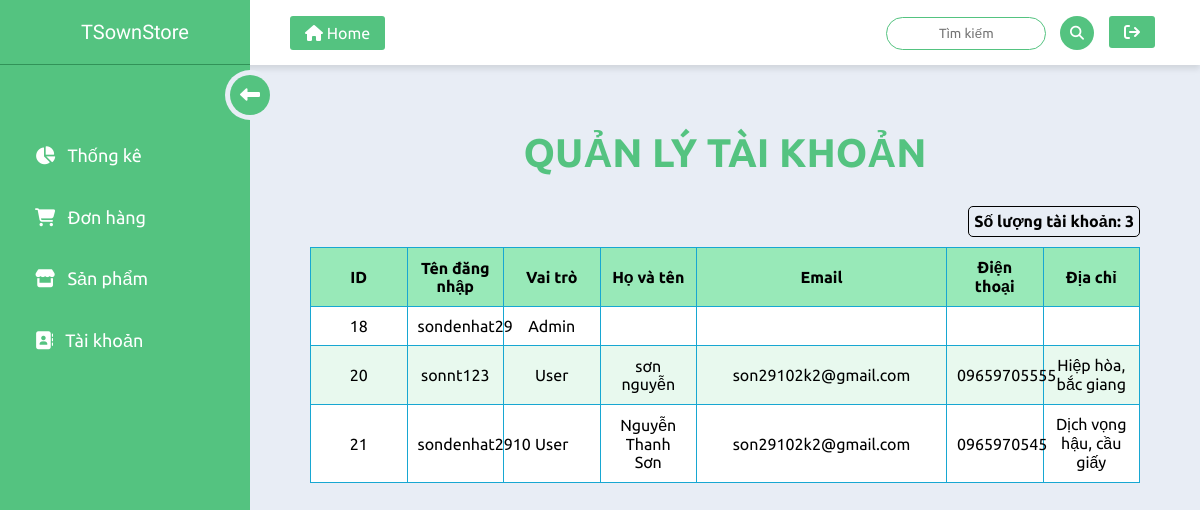
Screenshot of /admin/account.php with the database file from the repository.
### tables this page shows
CREATE TABLE IF NOT EXISTS `m_users` (
  `user_id` int(11) NOT NULL AUTO_INCREMENT,
  `username` varchar(50) NOT NULL,
  `password` varchar(255) NOT NULL,
  `role` int(11) DEFAULT '0' COMMENT '''0'': user - ''1'': admin',
  `stop_flg` int(11) DEFAULT '0' COMMENT '0: Normal, 1: Disabled',
  `insert_dt` timestamp NOT NULL DEFAULT CURRENT_TIMESTAMP,
  `update_dt` timestamp NOT NULL DEFAULT CURRENT_TIMESTAMP ON UPDATE CURRENT_TIMESTAMP,
  PRIMARY KEY (`user_id`),
  UNIQUE KEY `username` (`username`)
);

CREATE TABLE IF NOT EXISTS `d_users` (
  `id` int(11) NOT NULL AUTO_INCREMENT,
  `user_id` int(11) NOT NULL,
  `name` varchar(100) NOT NULL,
  `email` varchar(100) NOT NULL,
  `phone` varchar(20) NOT NULL,
  `address` text NOT NULL,
  `user_avt` varchar(255) DEFAULT NULL,
  `created_at` timestamp NOT NULL DEFAULT CURRENT_TIMESTAMP,
  `updated_at` timestamp NOT NULL DEFAULT CURRENT_TIMESTAMP ON UPDATE CURRENT_TIMESTAMP,
  PRIMARY KEY (`id`),
  KEY `fk_user` (`user_id`),
  CONSTRAINT `fk_user` FOREIGN KEY (`user_id`) REFERENCES `m_users` (`user_id`) ON DELETE CASCADE ON UPDATE CASCADE
);

### admin/account.php (the view, shortened to what this page needs)
<?php
include '../init.php';
$title = "Quản lý tài khoản người dùng";
$users = [];
$sql = "SELECT m_users.user_id, m_users.username, m_users.role,
        d_users.name, d_users.email, d_users.phone, d_users.address, d_users.user_avt
        FROM m_users
        LEFT JOIN d_users ON m_users.user_id = d_users.user_id
        ORDER BY m_users.user_id ASC";
$users_result = $cm_pg->execute($sql);
if ($users_result === false) {
    $message = "Có lỗi trong câu truy vấn.";
} else {
    $users = $users_result->fetch_all(MYSQLI_ASSOC);
}
$user_count = count($users);
$row_html = "";
foreach ($users as $index => $user) {
    $role_display = ($user['role'] == 1) ? 'Admin' : 'User';
    $row_html .= <<<EOT
    <tr class="book-row">
        <td>{$user['user_id']}</td>
        <td>{$user['username']}</td>
        <td>$role_display</td>
        <td>{$user['name']}</td>
        <td>{$user['email']}</td>
        <td>{$user['phone']}</td>
        <td>{$user['address']}</td>
    </tr>
EOT;
}
$content = <<<EOT
<div class="book-list-container">
    <h1>QUẢN LÝ TÀI KHOẢN</h1>
    <div class="book-count">Số lượng tài khoản: <span id="user_no">{$user_count}</span></div>
    <table class="book-table">
        <thead>
            <tr>
                <th>ID</th>
                <th>Tên đăng nhập</th>
                <th>Vai trò</th>
                <th>Họ và tên</th>
                <th class="email">Email</th>
                <th>Điện thoại</th>
                <th>Địa chỉ</th>
            </tr>
        </thead>
        <tbody>
            {$row_html}
        </tbody>
    </table>
</div>
EOT;
echo header_admin($title);
echo $content;
echo footer_admin();

### css/style-admin.css (style rules this page uses)
* { margin: 0; padding: 0; list-style: none; font-family: 'Ubuntu', sans-serif; box-sizing: border-box; text-decoration: none !important; }
body { background: #e8edf5; width: 100%; height: 100%; }
.main_body .container h1 { font-size: 40px; color: #54c380; }
.book-count { display: inline-block; border: 1px solid; border-radius: 5px; padding: 5px; margin-bottom: 10px; text-align: center; margin: 10px 0; font-weight: bold; font-size: 16px; float: right; }
.book-list-container { width: 100%; margin: 20px auto; padding: 20px; text-align: center; }
.book-list-container h1 { font-size: 24px; margin-bottom: 20px; }
.book-table { width: 100%; border-collapse: collapse; margin-top: 20px; table-layout: fixed; }
.book-table th, .book-table td { border: 1px solid #17a7d2; padding: 10px; text-align: center; }
.book-table th { background-color: #98e9b8; }
.book-table tbody tr:nth-child(odd) { background-color: #ffffff; }
.book-table tbody tr:nth-child(even) { background-color: #e8f9ee; }
.email { width: 250px; }

### rows the page displays
m_users: user_id "18", username "sondenhat29", role "Admin"
d_users: user.user_id "20", user.username "sonnt123", user.role "User", name "sơn nguyễn", email "son29102k2@gmail.com", phone "09659705555", address "Hiệp hòa, bắc giang"
d_users: user.user_id "21", user.username "sondenhat2910", user.role "User", name "Nguyễn Thanh Sơn", email "son29102k2@gmail.com", phone "0965970545", address "Dịch vọng hậu, cầu giấy"

### other values shown
$user_count "3"
